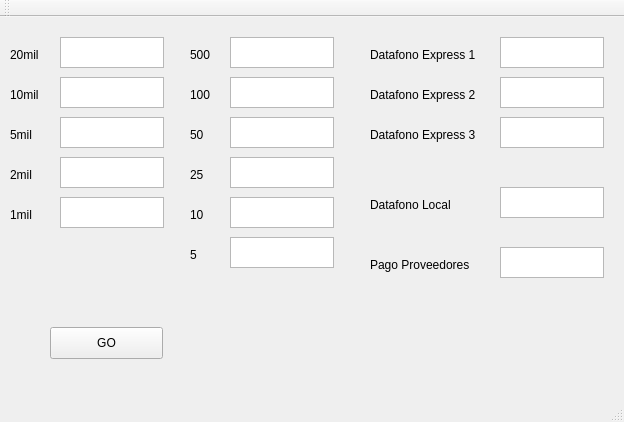
<?xml version="1.0" encoding="UTF-8"?>
<ui version="4.0">
 <class>MainWindow</class>
 <widget class="QMainWindow" name="MainWindow">
  <property name="geometry">
   <rect>
    <x>0</x>
    <y>0</y>
    <width>624</width>
    <height>422</height>
   </rect>
  </property>
  <property name="windowTitle">
   <string>MainWindow</string>
  </property>
  <widget class="QWidget" name="centralWidget">
   <widget class="QTextEdit" name="TE_billete">
    <property name="geometry">
     <rect>
      <x>60</x>
      <y>20</y>
      <width>104</width>
      <height>31</height>
     </rect>
    </property>
   </widget>
   <widget class="QLabel" name="label">
    <property name="geometry">
     <rect>
      <x>10</x>
      <y>30</y>
      <width>60</width>
      <height>16</height>
     </rect>
    </property>
    <property name="text">
     <string>20mil</string>
    </property>
   </widget>
   <widget class="QLabel" name="label_2">
    <property name="geometry">
     <rect>
      <x>10</x>
      <y>70</y>
      <width>60</width>
      <height>16</height>
     </rect>
    </property>
    <property name="text">
     <string>10mil</string>
    </property>
   </widget>
   <widget class="QTextEdit" name="TE_billete_2">
    <property name="geometry">
     <rect>
      <x>60</x>
      <y>60</y>
      <width>104</width>
      <height>31</height>
     </rect>
    </property>
   </widget>
   <widget class="QLabel" name="label_3">
    <property name="geometry">
     <rect>
      <x>10</x>
      <y>110</y>
      <width>60</width>
      <height>16</height>
     </rect>
    </property>
    <property name="text">
     <string>5mil</string>
    </property>
   </widget>
   <widget class="QTextEdit" name="TE_billete_3">
    <property name="geometry">
     <rect>
      <x>60</x>
      <y>100</y>
      <width>104</width>
      <height>31</height>
     </rect>
    </property>
   </widget>
   <widget class="QLabel" name="label_4">
    <property name="geometry">
     <rect>
      <x>10</x>
      <y>150</y>
      <width>60</width>
      <height>16</height>
     </rect>
    </property>
    <property name="text">
     <string>2mil</string>
    </property>
   </widget>
   <widget class="QTextEdit" name="TE_billete_4">
    <property name="geometry">
     <rect>
      <x>60</x>
      <y>140</y>
      <width>104</width>
      <height>31</height>
     </rect>
    </property>
   </widget>
   <widget class="QLabel" name="label_5">
    <property name="geometry">
     <rect>
      <x>10</x>
      <y>190</y>
      <width>60</width>
      <height>16</height>
     </rect>
    </property>
    <property name="text">
     <string>1mil</string>
    </property>
   </widget>
   <widget class="QTextEdit" name="TE_billete_5">
    <property name="geometry">
     <rect>
      <x>60</x>
      <y>180</y>
      <width>104</width>
      <height>31</height>
     </rect>
    </property>
   </widget>
   <widget class="QLabel" name="label_6">
    <property name="geometry">
     <rect>
      <x>190</x>
      <y>30</y>
      <width>60</width>
      <height>16</height>
     </rect>
    </property>
    <property name="text">
     <string>500</string>
    </property>
   </widget>
   <widget class="QTextEdit" name="TE_moneda">
    <property name="geometry">
     <rect>
      <x>230</x>
      <y>20</y>
      <width>104</width>
      <height>31</height>
     </rect>
    </property>
   </widget>
   <widget class="QTextEdit" name="TE_moneda_2">
    <property name="geometry">
     <rect>
      <x>230</x>
      <y>60</y>
      <width>104</width>
      <height>31</height>
     </rect>
    </property>
   </widget>
   <widget class="QLabel" name="label_7">
    <property name="geometry">
     <rect>
      <x>190</x>
      <y>70</y>
      <width>60</width>
      <height>16</height>
     </rect>
    </property>
    <property name="text">
     <string>100</string>
    </property>
   </widget>
   <widget class="QTextEdit" name="TE_moneda_3">
    <property name="geometry">
     <rect>
      <x>230</x>
      <y>100</y>
      <width>104</width>
      <height>31</height>
     </rect>
    </property>
   </widget>
   <widget class="QLabel" name="label_8">
    <property name="geometry">
     <rect>
      <x>190</x>
      <y>110</y>
      <width>60</width>
      <height>16</height>
     </rect>
    </property>
    <property name="text">
     <string>50</string>
    </property>
   </widget>
   <widget class="QTextEdit" name="TE_moneda_4">
    <property name="geometry">
     <rect>
      <x>230</x>
      <y>140</y>
      <width>104</width>
      <height>31</height>
     </rect>
    </property>
   </widget>
   <widget class="QLabel" name="label_9">
    <property name="geometry">
     <rect>
      <x>190</x>
      <y>150</y>
      <width>60</width>
      <height>16</height>
     </rect>
    </property>
    <property name="text">
     <string>25</string>
    </property>
   </widget>
   <widget class="QTextEdit" name="TE_moneda_5">
    <property name="geometry">
     <rect>
      <x>230</x>
      <y>180</y>
      <width>104</width>
      <height>31</height>
     </rect>
    </property>
   </widget>
   <widget class="QLabel" name="label_10">
    <property name="geometry">
     <rect>
      <x>190</x>
      <y>190</y>
      <width>60</width>
      <height>16</height>
     </rect>
    </property>
    <property name="text">
     <string>10</string>
    </property>
   </widget>
   <widget class="QTextEdit" name="TE_moneda_6">
    <property name="geometry">
     <rect>
      <x>230</x>
      <y>220</y>
      <width>104</width>
      <height>31</height>
     </rect>
    </property>
   </widget>
   <widget class="QLabel" name="label_11">
    <property name="geometry">
     <rect>
      <x>190</x>
      <y>230</y>
      <width>60</width>
      <height>16</height>
     </rect>
    </property>
    <property name="text">
     <string>5</string>
    </property>
   </widget>
   <widget class="QTextEdit" name="TE_datafono">
    <property name="geometry">
     <rect>
      <x>500</x>
      <y>20</y>
      <width>104</width>
      <height>31</height>
     </rect>
    </property>
   </widget>
   <widget class="QLabel" name="label_12">
    <property name="geometry">
     <rect>
      <x>370</x>
      <y>30</y>
      <width>161</width>
      <height>16</height>
     </rect>
    </property>
    <property name="text">
     <string>Datafono Express 1</string>
    </property>
   </widget>
   <widget class="QTextEdit" name="TE_datafono_2">
    <property name="geometry">
     <rect>
      <x>500</x>
      <y>60</y>
      <width>104</width>
      <height>31</height>
     </rect>
    </property>
   </widget>
   <widget class="QLabel" name="label_13">
    <property name="geometry">
     <rect>
      <x>370</x>
      <y>70</y>
      <width>161</width>
      <height>16</height>
     </rect>
    </property>
    <property name="text">
     <string>Datafono Express 2</string>
    </property>
   </widget>
   <widget class="QTextEdit" name="TE_datafono_3">
    <property name="geometry">
     <rect>
      <x>500</x>
      <y>100</y>
      <width>104</width>
      <height>31</height>
     </rect>
    </property>
   </widget>
   <widget class="QLabel" name="label_14">
    <property name="geometry">
     <rect>
      <x>370</x>
      <y>110</y>
      <width>161</width>
      <height>16</height>
     </rect>
    </property>
    <property name="text">
     <string>Datafono Express 3</string>
    </property>
   </widget>
   <widget class="QTextEdit" name="TE_datafono_4">
    <property name="geometry">
     <rect>
      <x>500</x>
      <y>170</y>
      <width>104</width>
      <height>31</height>
     </rect>
    </property>
   </widget>
   <widget class="QLabel" name="label_15">
    <property name="geometry">
     <rect>
      <x>370</x>
      <y>180</y>
      <width>161</width>
      <height>16</height>
     </rect>
    </property>
    <property name="text">
     <string>Datafono Local</string>
    </property>
   </widget>
   <widget class="QTextEdit" name="TE_proveedores">
    <property name="geometry">
     <rect>
      <x>500</x>
      <y>230</y>
      <width>104</width>
      <height>31</height>
     </rect>
    </property>
   </widget>
   <widget class="QLabel" name="label_16">
    <property name="geometry">
     <rect>
      <x>370</x>
      <y>240</y>
      <width>161</width>
      <height>16</height>
     </rect>
    </property>
    <property name="text">
     <string>Pago Proveedores</string>
    </property>
   </widget>
   <widget class="QPushButton" name="pushButton_go">
    <property name="geometry">
     <rect>
      <x>50</x>
      <y>310</y>
      <width>113</width>
      <height>32</height>
     </rect>
    </property>
    <property name="text">
     <string>GO</string>
    </property>
   </widget>
  </widget>
  <widget class="QMenuBar" name="menuBar">
   <property name="geometry">
    <rect>
     <x>0</x>
     <y>0</y>
     <width>624</width>
     <height>22</height>
    </rect>
   </property>
  </widget>
  <widget class="QToolBar" name="mainToolBar">
   <attribute name="toolBarArea">
    <enum>TopToolBarArea</enum>
   </attribute>
   <attribute name="toolBarBreak">
    <bool>false</bool>
   </attribute>
  </widget>
  <widget class="QStatusBar" name="statusBar"/>
 </widget>
 <layoutdefault spacing="6" margin="11"/>
 <resources/>
 <connections/>
</ui>
